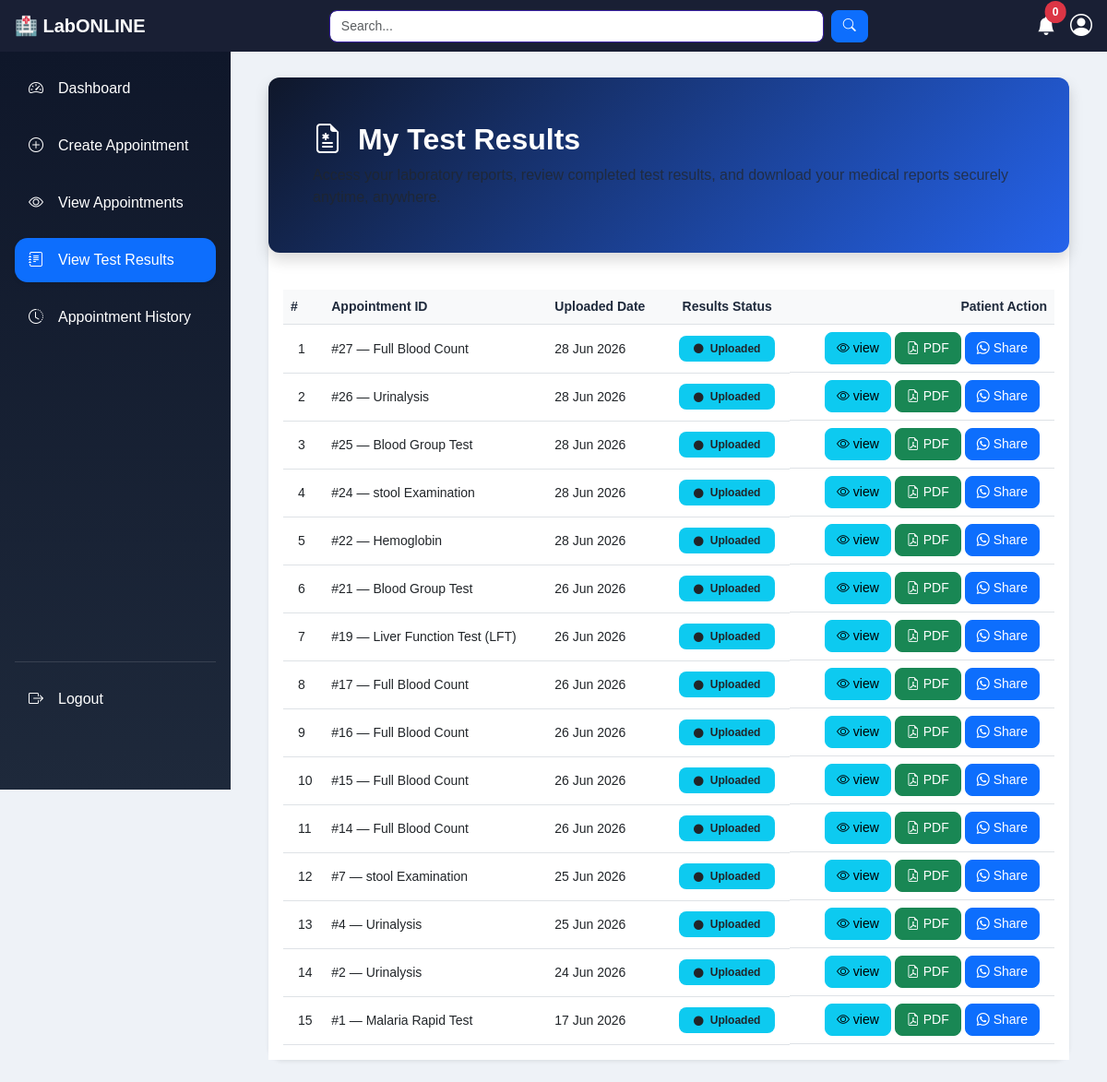
The app's page /patient/dashboard.php?page=view_test_results (signed in) with its own data.
### tables this page shows
CREATE TABLE `test_results` (
  `id` int(11) NOT NULL,
  `appointment_id` int(11) DEFAULT NULL,
  `uploaded_by` int(11) DEFAULT NULL,
  `result_file` varchar(255) DEFAULT NULL,
  `remarks` text DEFAULT NULL,
  `status` enum('pending','uploaded','reviewed') DEFAULT 'pending',
  `uploaded_at` timestamp NOT NULL DEFAULT current_timestamp()
);

CREATE TABLE `appointments` (
  `id` int(11) NOT NULL,
  `rebooked_from_id` int(11) DEFAULT NULL,
  `patient_id` int(11) DEFAULT NULL,
  `doctor_id` int(11) DEFAULT NULL,
  `laboratory_id` int(11) DEFAULT NULL,
  `appointment_date` date DEFAULT NULL,
  `appointment_time` time DEFAULT NULL,
  `type` enum('lab_test','consultation') DEFAULT NULL,
  `sample_collection` enum('home','lab') DEFAULT NULL,
  `address` text DEFAULT NULL,
  `notes` text DEFAULT NULL,
  `status` enum('pending','paid','approved','rejected','completed','cancelled') DEFAULT 'pending',
  `priority` enum('normal','urgent') NOT NULL DEFAULT 'normal',
  `created_at` timestamp NOT NULL DEFAULT current_timestamp(),
  `rejection_reason` text DEFAULT NULL
);

### patient/dashboard.php (called while the page is built, shortened)
<?php
include "../shared/layout.php";
?>

### includes/session_user.php (called while the page is built, shortened)
<?php
function getCurrentUserId(): int
{
    return (int) ($_SESSION['user_id'] ?? 0);
}

### repositories/TestResultRepository.php (called while the page is built, shortened)
<?php
class TestResultRepository
{
    private mysqli $conn;
    public function __construct(mysqli $conn)
    {
        $this->conn = $conn;
    }
    public function getByPatientUserId(int $patientUserId): array
    {
        $sql = "SELECT tr.id, tr.result_file, tr.remarks, tr.status, tr.uploaded_at,
                       a.id AS appointment_id, a.appointment_date
                FROM test_results tr
                JOIN appointments a ON a.id = tr.appointment_id
                WHERE a.patient_id = ?
                ORDER BY tr.uploaded_at DESC";
        $stmt = $this->conn->prepare($sql);
        $stmt->bind_param('i', $patientUserId);
        $stmt->execute();
        return $stmt->get_result()->fetch_all(MYSQLI_ASSOC);
    }
}

### repositories/LabTestRepository.php (called while the page is built, shortened)
<?php
class LabTestRepository
{
    private mysqli $conn;
    public function __construct(mysqli $conn)
    {
        $this->conn = $conn;
    }
    public function getNamesByAppointmentId(int $appointmentId): string
    {
        $sql = "SELECT GROUP_CONCAT(lt.test_name SEPARATOR ', ') AS names
                FROM appointment_tests at
                JOIN lab_tests lt ON lt.id = at.test_id
                WHERE at.appointment_id = ?";
        $stmt = $this->conn->prepare($sql);
        $stmt->bind_param('i', $appointmentId);
        $stmt->execute();
        $row = $stmt->get_result()->fetch_assoc();
        return $row['names'] ?? '-';
    }
}

### includes/helpers.php (called while the page is built, shortened)
<?php
function e(?string $value): string
{
    return htmlspecialchars((string) $value, ENT_QUOTES, 'UTF-8');
}
function formatDate(?string $date): string
{
    return date('d M Y', strtotime($date));
}
function statusBadge(string $status): string
{
    $map = [
        'pending'   => 'bg-warning text-dark',
        'approved'  => 'bg-primary',
        'completed' => 'bg-success',
        'cancelled' => 'bg-secondary',
        'active'    => 'bg-success',
        'inactive'  => 'bg-secondary',
        'blocked'   => 'bg-danger',
        'uploaded'  => 'bg-info',
        'reviewed'  => 'bg-success',
    ];
    return $map[$status] ?? 'bg-secondary';
}

### patient/content/view_test_results.php (the view, shortened to what this page needs)
<?php
$resultRepo = new TestResultRepository($conn);
$labTestRepo = new LabTestRepository($conn);
$results = $resultRepo->getByPatientUserId(getCurrentUserId());
?>
<div class="container-fluid py-2">
    <div class="card shadow-sm border-0 rounded-4">
        <div class="card welcome-card text-white shadow border-0 mb-4">
            <div class="card-body p-5">
                <h2 class="fw-bold mb-2">
                    <i class="bi bi-file-earmark-medical me-2"></i>
                    My Test Results
                </h2>
                <p class="mb-0 text-muted">
                    Access your laboratory reports, review completed test results, and download your medical reports
                    securely anytime, anywhere.
                </p>
            </div>
        </div>
        <div class="card-body bg-white text-dark rounded-top-4">
            <table class="table table-hover align-middle  mb-0">
                <thead>
                    <tr>
                        <th class="text-start">#</th>
                        <th>Appointment ID</th>
                        <th>Uploaded Date</th>
                        <th class="text-center">Results Status</th>
                        <th class="text-end">Patient Action</th>
                    </tr>
                </thead>
                <tbody>
                    <?php if (empty($results)): ?>
                    <tr>
                        <td colspan="5" class="text-center text-muted py-4">
                            <div class="py-5">
                                <i class="bi bi-file-earmark-x fs-1 text-muted"></i>
                                <h5 class="mt-3">
                                    No test results yet
                                </h5>
                                <p class="text-muted">
                                    Your laboratory results will appear here.
                                </p>
                            </div>
                        </td>
                    </tr>
                    <?php else: ?>
                    <?php foreach ($results as $i => $row): ?>
                    <?php
                        $testNames = $labTestRepo->getNamesByAppointmentId((int) $row['appointment_id']);
                        $remarks = $row['remarks'] ?: 'See attached report file.';
                        $dateLabel = formatDate($row['uploaded_at']);
                    ?>
                    <tr>
                        <td class="ps-3"><?= $i + 1 ?></td>
                        <td>#<?= e((string) $row['appointment_id']) ?> — <?= e($testNames) ?></td>
                        <td><?= e($dateLabel) ?></td>
                        <td class="text-center">
                            <span class=" badge <?= statusBadge($row['status']) ?> text-dark px-3 py-2 ">
                                <i class=" bi bi-circle-fill me-1 small"></i>
                                <?= e(ucfirst($row['status'])) ?>
                            </span>
                        </td>
                        <td class="d-flex gap-1 justify-content-end pe-3 ">
                            <button class="btn btn-sm btn-info" onclick='openView(
                                <?= json_encode($testNames) ?>,
                                <?= json_encode($remarks) ?>,
                                <?= json_encode($dateLabel) ?>
                                )'>
                                <i class="bi bi-eye"></i>
                                view
                            </button>
                            <?php if (!empty($row['result_file'])): ?>
                            <a href="../<?= e($row['result_file']) ?>" target="_blank" class="btn btn-sm btn-success">
                                <i class="bi bi-file-earmark-pdf"></i>
                                PDF
                            </a>
                            <?php endif; ?>
                            <button class="btn btn-sm btn-primary" onclick="shareWhatsApp('
                                <?= e($testNames.'result is ready.') ?>
                                )">
                                <i class="bi bi-whatsapp"></i>
                                Share
                            </button>
                        </td>
                    </tr>
                    <?php endforeach; ?>
                    <?php endif; ?>
                </tbody>
            </table>
        </div>
    </div>
</div>

### assets/css/generaldashboard.css (style rules this page uses)
body { background-color: #f4f6f9; }

### assets/css/patienthome.css (style rules this page uses)
body { background:#eef2f7; }
.container-fluid { padding:25px; }
.welcome-card { background:linear-gradient(135deg,#0f172a,#2563eb); border-radius:24px; overflow:hidden; }

### assets/css/patientviewappointment.css (style rules this page uses)
body { background:#f1f5f9; }
.table thead { background:#eff6ff; }
.table th { color:#1e293b; }
.table td { vertical-align:middle; }
.badge { padding:8px 14px; border-radius:20px; font-size:13px; }

### assets/css/patienthistory.css (style rules this page uses)
body { background:#f4f7fb; }
.card { border-radius:12px; }
.btn { border-radius:8px; }
.badge { padding:6px 10px; border-radius:8px; }

### assets/css/doctorhome.css (style rules this page uses)
body { background:#f1f5f9; font-family:Arial, Helvetica, sans-serif; }
.table tbody tr { transition:.3s ease; }

### assets/css/viewpatientslist.css (style rules this page uses)
body { background:#f4f7fb; font-family:Arial, Helvetica, sans-serif; }
.card { transition:.3s ease; border-radius:18px; }

### assets/css/labohome.css (style rules this page uses)
body { background: #eef2f7; font-family: Arial, Helvetica, sans-serif; }
.card { border-radius: 12px; border: none; }
.table { margin-bottom: 0; font-size: 14px; }
.table thead th { background: #f8f9fa; font-weight: 600; border-bottom: 1px solid #dee2e6; }
.table td { vertical-align: middle; }
.badge { font-size: 12px; padding: 6px 8px; border-radius: 8px; }
.btn { border-radius: 8px; font-size: 14px; padding: 6px 12px; }

### records on screen
test_results: appointment "27", testNames "Full Blood Count", uploaded_at "28 Jun 2026", status "Uploaded"
test_results: appointment "26", testNames "Urinalysis", uploaded_at "28 Jun 2026", status "Uploaded"
test_results: appointment "25", testNames "Blood Group Test", uploaded_at "28 Jun 2026", status "Uploaded"
test_results: appointment "24", testNames "stool Examination", uploaded_at "28 Jun 2026", status "Uploaded"
test_results: appointment "22", testNames "Hemoglobin", uploaded_at "28 Jun 2026", status "Uploaded"
test_results: appointment "21", testNames "Blood Group Test", uploaded_at "26 Jun 2026", status "Uploaded"
test_results: appointment "19", testNames "Liver Function Test (LFT)", uploaded_at "26 Jun 2026", status "Uploaded"
test_results: appointment "17", testNames "Full Blood Count", uploaded_at "26 Jun 2026", status "Uploaded"
test_results: appointment "16", testNames "Full Blood Count", uploaded_at "26 Jun 2026", status "Uploaded"
test_results: appointment "15", testNames "Full Blood Count", uploaded_at "26 Jun 2026", status "Uploaded"
test_results: appointment "14", testNames "Full Blood Count", uploaded_at "26 Jun 2026", status "Uploaded"
test_results: appointment "7", testNames "stool Examination", uploaded_at "25 Jun 2026", status "Uploaded"
test_results: appointment "4", testNames "Urinalysis", uploaded_at "25 Jun 2026", status "Uploaded"
test_results: appointment "2", testNames "Urinalysis", uploaded_at "24 Jun 2026", status "Uploaded"
test_results: appointment "1", testNames "Malaria Rapid Test", uploaded_at "17 Jun 2026", status "Uploaded"

### other values on screen
$notification_count "0"
